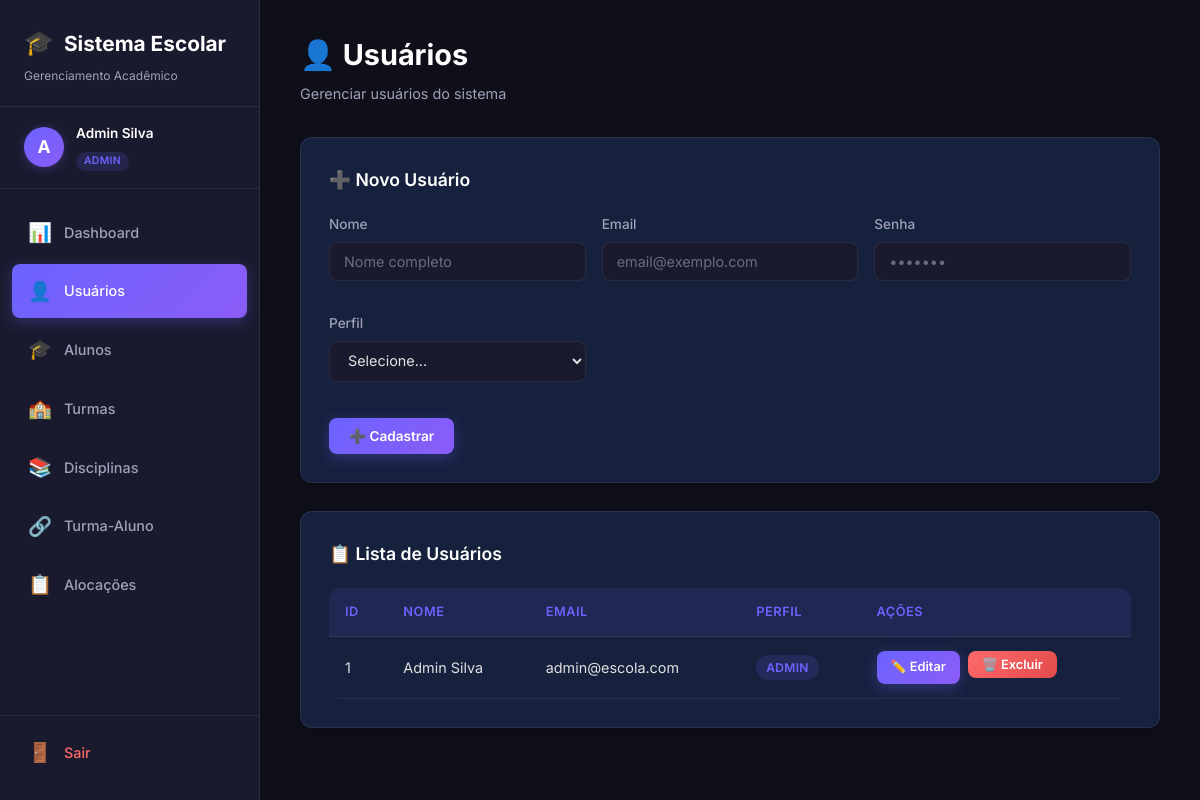
The page /index.php?page=usuarios (signed in) on the database as committed earlier.
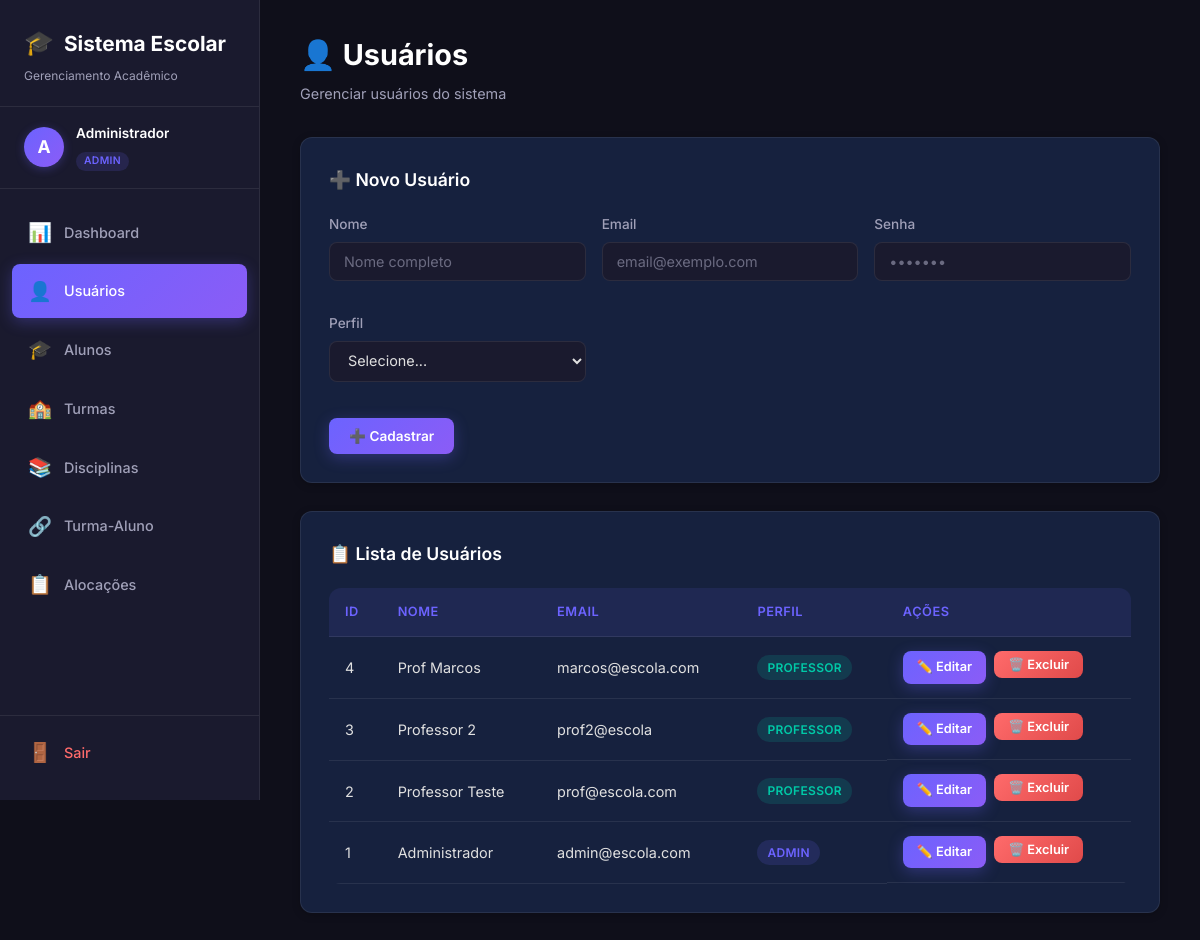
The same page on the database as committed later.
### tables this page shows
CREATE TABLE usuarios (
        id INTEGER PRIMARY KEY AUTOINCREMENT,
        nome VARCHAR(100) NOT NULL,
        email VARCHAR(100) NOT NULL UNIQUE,
        senha VARCHAR(255) NOT NULL,
        perfil TEXT CHECK(perfil IN ('admin','professor')) NOT NULL
    );

### app/controllers/UsuarioController.php (called while the page is built, shortened)
<?php
require_once __DIR__ . '/../models/Usuario.php';
class UsuarioController {
    private $model;
    public function __construct($pdo) {
        $this->model = new Usuario($pdo);
    }
    public function index() {
        $editData = null;
        $usuarios = $this->model->getAll();
        include __DIR__ . '/../views/layout/header.php';
        include __DIR__ . '/../views/layout/sidebar.php';
        include __DIR__ . '/../views/usuarios/index.php';
        include __DIR__ . '/../views/layout/footer.php';
    }
}
?>

### app/models/Usuario.php (called while the page is built, shortened)
<?php
class Usuario {
    private $pdo;
    public function __construct($pdo) {
        $this->pdo = $pdo;
    }
    public function getAll() {
        return $this->pdo->query("SELECT * FROM usuarios ORDER BY id DESC")->fetchAll();
    }
}
?>

### app/views/usuarios/index.php (the view, shortened to what this page needs)
<div class="main-content">
    <div class="page-header">
        <h1>👤 Usuários</h1>
        <p>Gerenciar usuários do sistema</p>
    </div>
    <div class="card">
        <h3 class="card-title"><?= $editData ? '✏️ Editar Usuário' : '➕ Novo Usuário' ?></h3>
        <form method="POST" action="index.php?page=usuarios">
            <div class="form-grid">
                <div class="form-group">
                    <label>Nome</label>
                    <input type="text" name="nome" required placeholder="Nome completo" value="<?= htmlspecialchars($editData['nome'] ?? '') ?>">
                </div>
                <div class="form-group">
                    <label>Email</label>
                    <input type="email" name="email" required placeholder="email@exemplo.com" value="<?= htmlspecialchars($editData['email'] ?? '') ?>">
                </div>
                <div class="form-group">
                    <label>Senha <?= $editData ? '(deixe vazio para manter)' : '' ?></label>
                    <input type="password" name="senha" <?= $editData ? '' : 'required' ?> placeholder="•••••••">
                </div>
                <div class="form-group">
                    <label>Perfil</label>
                    <select name="perfil" required>
                        <option value="">Selecione...</option>
                    </select>
                </div>
            </div>
            <div class="btn-group">
                <button type="submit" class="btn btn-primary"><?= $editData ? '💾 Atualizar' : '➕ Cadastrar' ?></button>
            </div>
        </form>
    </div>
    <div class="card">
        <h3 class="card-title">📋 Lista de Usuários</h3>
        <?php if (empty($usuarios)): ?>
            <div class="empty-state">
                <div class="empty-icon">👤</div>
                <p>Nenhum usuário cadastrado ainda.</p>
            </div>
        <?php else: ?>
            <div class="table-wrapper">
                <table>
                    <thead>
                        <tr>
                            <th>ID</th>
                            <th>Nome</th>
                            <th>Email</th>
                            <th>Perfil</th>
                            <th>Ações</th>
                        </tr>
                    </thead>
                    <tbody>
                        <?php foreach ($usuarios as $u): ?>
                        <tr>
                            <td><?= $u['id'] ?></td>
                            <td><?= htmlspecialchars($u['nome']) ?></td>
                            <td><?= htmlspecialchars($u['email']) ?></td>
                            <td><span class="badge badge-<?= $u['perfil'] ?>"><?= $u['perfil'] ?></span></td>
                            <td class="actions">
                                <a href="index.php?page=usuarios&edit=<?= $u['id'] ?>" class="btn btn-primary btn-sm">✏️ Editar</a>
                                <form method="POST" action="index.php?page=usuarios" style="display:inline" onsubmit="return confirm('Deseja excluir este usuário?')">
                                    <button type="submit" class="btn btn-danger btn-sm">🗑️ Excluir</button>
                                </form>
                            </td>
                        </tr>
                        <?php endforeach; ?>
                    </tbody>
                </table>
            </div>
        <?php endif; ?>
    </div>
</div>

### index.php (shortened to what this page needs)
<?php
require_once __DIR__ . '/app/config/database.php';
$page = $_GET['page'] ?? 'dashboard';
switch ($page) {
    case 'usuarios':
        require_once __DIR__ . '/app/controllers/UsuarioController.php';
        $controller = new UsuarioController($pdo);
        $controller->index();
        break;
}
?>

### app/views/layout/header.php (shortened to what this page needs)
<!DOCTYPE html>
<html lang="pt-BR">
<head>
    <link rel="stylesheet" href="style.css">
</head>
<body>

### app/views/layout/sidebar.php
<?php
$currentPage = $_GET['page'] ?? 'dashboard';
$perfil = $_SESSION['user_perfil'] ?? 'professor';
$userName = $_SESSION['user_nome'] ?? 'Usuário';
$userPerfil = $_SESSION['user_perfil'] ?? '';
$menuItems = [
    ['page' => 'dashboard',   'icon' => '📊', 'label' => 'Dashboard',   'perfis' => ['admin', 'professor']],
    ['page' => 'usuarios',    'icon' => '👤', 'label' => 'Usuários',    'perfis' => ['admin']],
    ['page' => 'alunos',      'icon' => '🎓', 'label' => 'Alunos',      'perfis' => ['admin']],
    ['page' => 'turmas',      'icon' => '🏫', 'label' => 'Turmas',      'perfis' => ['admin']],
    ['page' => 'disciplinas', 'icon' => '📚', 'label' => 'Disciplinas', 'perfis' => ['admin']],
    ['page' => 'turma_aluno', 'icon' => '🔗', 'label' => 'Turma-Aluno', 'perfis' => ['admin']],
    ['page' => 'alocacoes',   'icon' => '📋', 'label' => 'Alocações',   'perfis' => ['admin', 'professor']],
    ['page' => 'avaliacoes',  'icon' => '📝', 'label' => 'Avaliações',  'perfis' => ['professor']],
];
?>
<nav class="sidebar">
    <div class="sidebar-brand">
        <h2><span class="icon">🎓</span> <span>Sistema Escolar</span></h2>
        <p>Gerenciamento Acadêmico</p>
    </div>
    <div class="sidebar-user">
        <div class="user-avatar"><?= mb_substr($userName, 0, 1, 'UTF-8') ?></div>
        <div class="user-info">
            <span class="user-name"><?= htmlspecialchars($userName) ?></span>
            <span class="user-role"><span class="badge badge-<?= $userPerfil ?>"><?= $userPerfil ?></span></span>
        </div>
    </div>
    <ul class="nav-list">
        <?php foreach ($menuItems as $item): ?>
            <?php if (in_array($perfil, $item['perfis'])): ?>
            <li>
                <a href="index.php?page=<?= $item['page'] ?>" class="<?= $currentPage === $item['page'] ? 'active' : '' ?>">
                    <span class="nav-icon"><?= $item['icon'] ?></span> <span><?= $item['label'] ?></span>
                </a>
            </li>
            <?php endif; ?>
        <?php endforeach; ?>
    </ul>
    <div class="sidebar-footer">
        <form method="POST" action="index.php?page=logout" id="logoutForm">
            <button type="submit" class="btn-logout">
                <span class="nav-icon">🚪</span> <span>Sair</span>
            </button>
        </form>
    </div>
</nav>

### app/views/layout/footer.php
</body>
</html>

Rows that differ between the two databases and show on the page:
added usuarios: id "4", nome "Prof Marcos", email "marcos@escola.com", perfil "PROFESSOR"
added usuarios: id "3", nome "Professor 2", email "prof2@escola", perfil "PROFESSOR"
added usuarios: id "2", nome "Professor Teste", email "prof@escola.com", perfil "PROFESSOR"
changed usuarios "admin@escola.com": nome "Admin Silva" → "Administrador"
Other text that changed with them:
$userName: "Admin Silva" → "Administrador"
